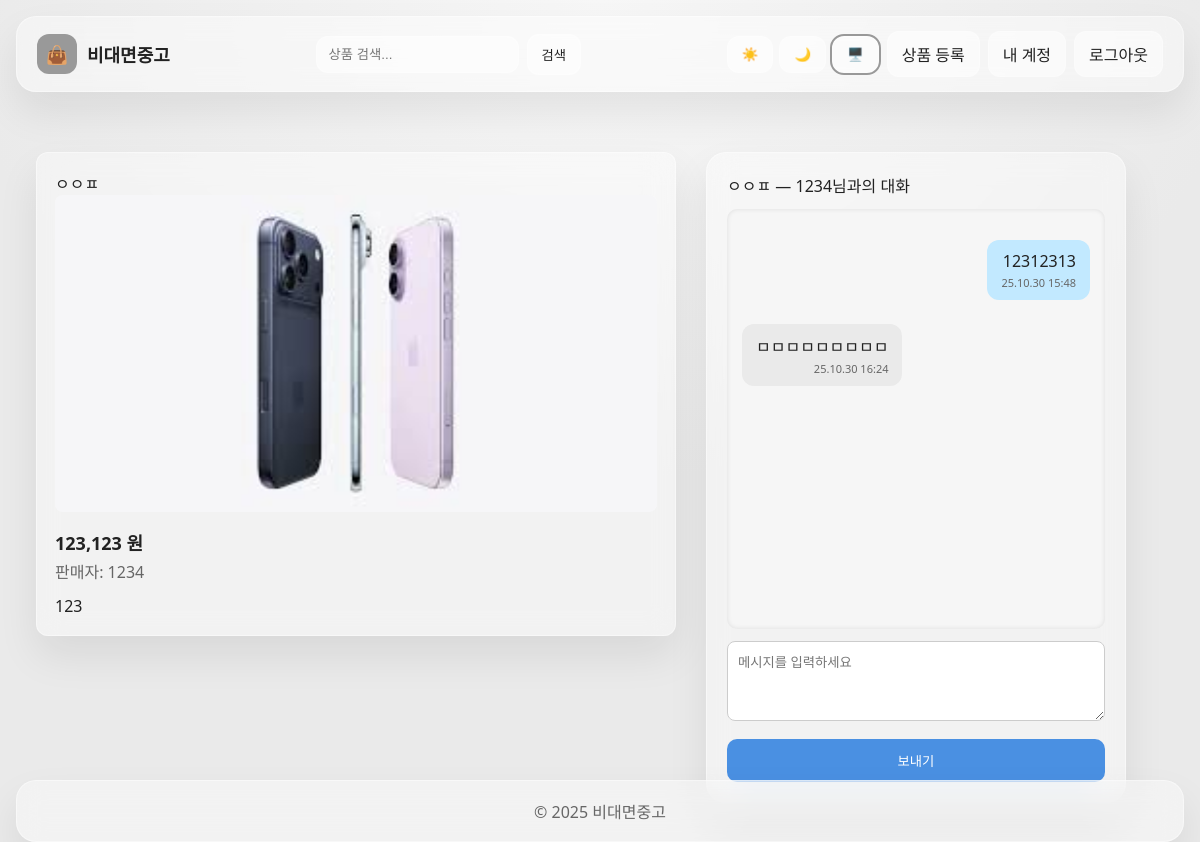
/chat/2/ (signed in), run on an earlier commit of the app's database.
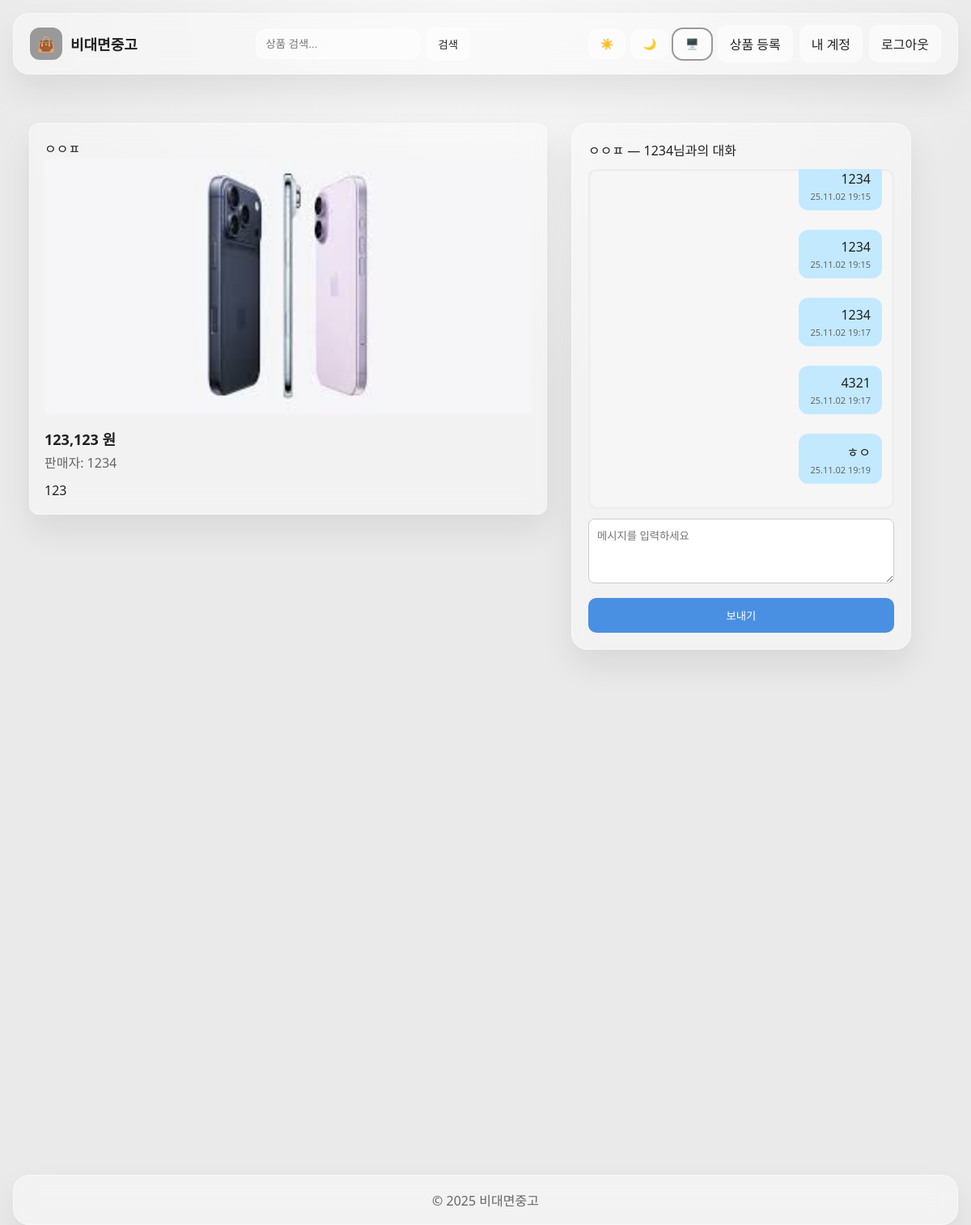
And on a later commit of the database.
### chat/models.py (models this page shows, shortened)
class Message(models.Model):
    room = models.ForeignKey(ChatRoom, on_delete=models.CASCADE, related_name="messages")
    sender = models.ForeignKey(User, on_delete=models.CASCADE, related_name="sent_messages")
    content = models.TextField()
    timestamp = models.DateTimeField(auto_now_add=True)
    is_read = models.BooleanField(default=False)

### chat/views.py (the view, shortened to what this page needs)
# urls.py: path("<int:room_id>/", views.chat_view, name="chat_room"),  # ✅
@login_required
def chat_view(request, room_id):
    room = get_object_or_404(ChatRoom, id=room_id)
    if request.user not in [room.buyer, room.seller]:
        return redirect('/')
    messages = Message.objects.filter(room=room).order_by("timestamp")
    return render(request, "chat/chat_room.html", {
        "room": room,
        "messages": messages,
        "listing": room.listing,
        "other_user": room.other_user(request.user),
    })

### chat/models.py (called while the page is built)
    def other_user(self, current_user):
        return self.seller if self.buyer == current_user else self.buyer

### templates/chat/chat_room.html (shortened to what this page needs)
{% extends 'base.html' %}
{% load static %}
{% load tz %}
{% load humanize %}
{% block content %}
<div class="chat-layout container">
  <aside class="listing-panel glass">
    <h3>{{ listing.title }}</h3>
    {% if listing.image %}
    <img src="{{ listing.image.url }}" alt="{{ listing.title }}" style="width:100%;border-radius:8px;object-fit:cover;max-height:420px;" />
    {% endif %}
    <p style="font-size:18px;font-weight:700;margin:12px 0 4px;">{{ listing.price|intcomma }} 원</p>
    <p style="color:var(--muted);margin:0 0 8px;">판매자: {{ listing.seller.username }}</p>
    <div style="margin-top:12px;">{{ listing.description|linebreaks }}</div>
  </aside>
  <section class="chat-column">
    <div class="chat-container glass">
      <h2 style="margin:0 0 12px;">{{ listing.title }} — {{ other_user.username }}님과의 대화</h2>
      <div class="chat-messages" id="chat-messages">
    {% for message in messages %}
      {% if message.sender == request.user %}
        <div class="message-row me">
          <div class="message me">
            {{ message.content }}
            <div class="timestamp">
              {% if message.timestamp|date:"Y-m-d" == now|date:"Y-m-d" %}
                {{ message.timestamp|date:"H:i" }}
              {% else %}
                {{ message.timestamp|date:"y.m.d H:i" }}
              {% endif %}
            </div>
          </div>
        </div>
      {% else %}
        <div class="message-row other">
          <div class="message other">
            {{ message.content }}
            <div class="timestamp">
              {% if message.timestamp|date:"Y-m-d" == now|date:"Y-m-d" %}
                {{ message.timestamp|date:"H:i" }}
              {% else %}
                {{ message.timestamp|date:"y.m.d H:i" }}
              {% endif %}
            </div>
          </div>
        </div>
      {% endif %}
    {% empty %}
      <p>아직 메시지가 없습니다.</p>
    {% endfor %}
    </div>
    <form method="POST" class="chat-form" style="margin-top:12px;">
      <textarea name="content" placeholder="메시지를 입력하세요" required></textarea>
      <button type="submit" class="btn btn--full">보내기</button>
    </form>
  </section>
</div>
{% endblock %}

What changed in the data, as far as the page shows it:
no longer on this page (row unchanged): Message: content "12312313", timestamp "25.10.30 15:48"
no longer on this page (row unchanged): Message: content "ㅁㅁㅁㅁㅁㅁㅁㅁㅁ", timestamp "25.10.30 16:24"
added Message: content "1234", timestamp "25.11.02 19:15"
added Message: content "1234", timestamp "25.11.02 19:15"
added Message: content "1234", timestamp "25.11.02 19:17"
added Message: content "4321", timestamp "25.11.02 19:17"
added Message: content "ㅎㅇ", timestamp "25.11.02 19:19"
